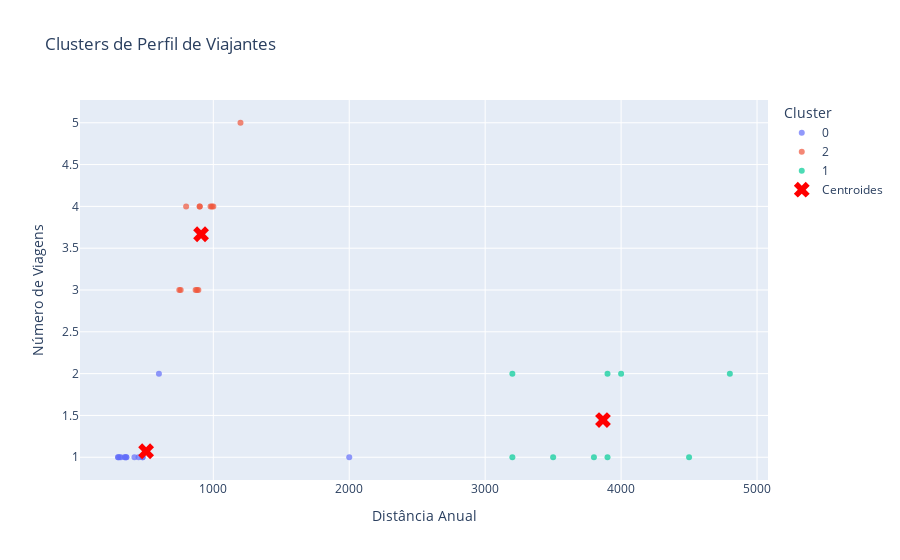

Notebook code for this chart:
### Code cell
df_clusters = pd.DataFrame({
    'distancia_anual': base['distancia_anual'],
    'numero_viagens': base['numero_viagens'],
    'cluster': labels_3.astype(str)
})

fig = px.scatter(df_clusters, x='distancia_anual', y='numero_viagens', color='cluster',
                 color_continuous_scale='viridis', opacity=0.7,
                 title='Clusters de Perfil de Viajantes')

fig.add_scatter(x=centroides_originais_3[:, 0], y=centroides_originais_3[:, 1],
                mode='markers', marker=dict(color='red', symbol='x', size=14),
                name='Centroides')


fig.update_layout(xaxis_title='Distância Anual', yaxis_title='Número de Viagens',
                  legend_title='Cluster')
fig.show()

### Figure 1 — Plotly figure (JSON) as saved in the notebook; plotly's stock layout.template omitted (floating-point values rounded to 4 significant figures)
{"data": [{"hovertemplate": "cluster=0<br>distancia_anual=%{x}<br>numero_viagens=%{y}<extra></extra>", "legendgroup": "0", "marker": {"color": "#636efa", "opacity": 0.7, "symbol": "circle"}, "mode": "markers", "name": "0", "orientation": "v", "showlegend": true, "type": "scatter", "x": [300, 350, 450, 300, 360, 480, 600, 320, 350, 420, 310, 360, 480, 2000], "xaxis": "x", "y": [1, 1, 1, 1, 1, 1, 2, 1, 1, 1, 1, 1, 1, 1], "yaxis": "y"}, {"hovertemplate": "cluster=2<br>distancia_anual=%{x}<br>numero_viagens=%{y}<extra></extra>", "legendgroup": "2", "marker": {"color": "#EF553B", "opacity": 0.7, "symbol": "circle"}, "mode": "markers", "name": "2", "orientation": "v", "showlegend": true, "type": "scatter", "x": [800, 750, 900, 760, 890, 980, 1000, 900, 870, 1200, 880, 990], "xaxis": "x", "y": [4, 3, 4, 3, 3, 4, 4, 4, 3, 5, 3, 4], "yaxis": "y"}, {"hovertemplate": "cluster=1<br>distancia_anual=%{x}<br>numero_viagens=%{y}<extra></extra>", "legendgroup": "1", "marker": {"color": "#00cc96", "opacity": 0.7, "symbol": "circle"}, "mode": "markers", "name": "1", "orientation": "v", "showlegend": true, "type": "scatter", "x": [3200, 3200, 4000, 3500, 3800, 3900, 4500, 4800, 3900], "xaxis": "x", "y": [2, 1, 2, 1, 1, 2, 1, 2, 1], "yaxis": "y"}, {"marker": {"color": "red", "size": 14, "symbol": "x"}, "mode": "markers", "name": "Centroides", "type": "scatter", "x": [505.7, 3867.0, 910.0], "y": [1.071, 1.444, 3.667]}], "layout": {"legend": {"title": {"text": "Cluster"}, "tracegroupgap": 0}, "title": {"text": "Clusters de Perfil de Viajantes"}, "xaxis": {"anchor": "y", "domain": [0, 1], "title": {"text": "Distância Anual"}}, "yaxis": {"anchor": "x", "domain": [0, 1], "title": {"text": "Número de Viagens"}}}}
